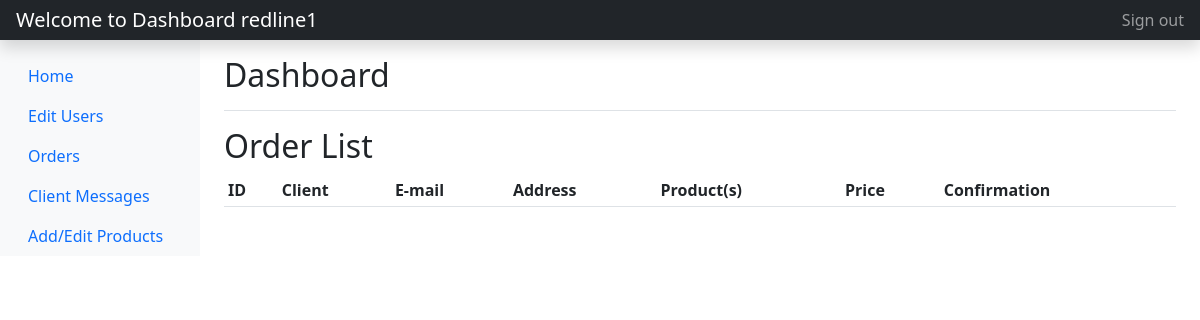
The app's page /ordersList.php (signed in), older data.
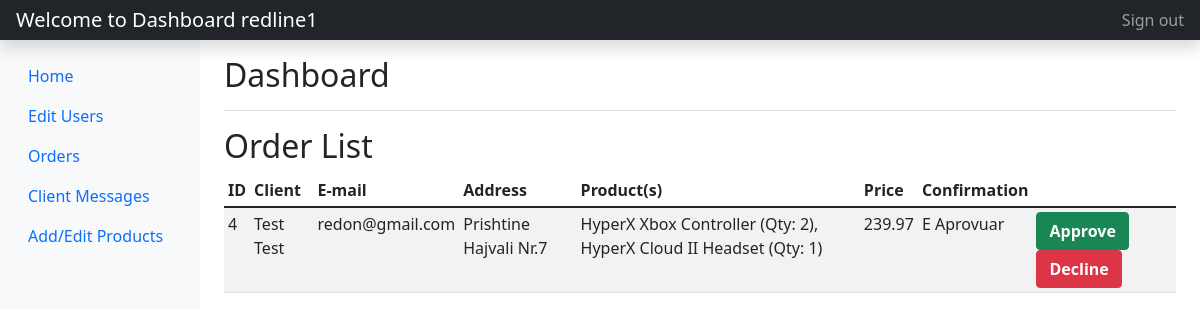
The same page, newer data.
### tables this page shows
CREATE TABLE `orders` (
  `id` int(10) NOT NULL,
  `userid` int(10) NOT NULL,
  `client` varchar(255) NOT NULL,
  `email` varchar(255) NOT NULL,
  `address` varchar(555) NOT NULL,
  `productname` varchar(255) NOT NULL,
  `price` float NOT NULL,
  `approve` varchar(255) NOT NULL
);

### ordersList.php (the view, shortened to what this page needs)
<?php
    include_once('config.php');
    if ($_SESSION['isadmin'] == 'true') {
      $sql = "SELECT orders.*, login.username FROM orders INNER JOIN login ON orders.userid = login.id";
  } else {
      $userid = $_SESSION['id'];
      $sql = "SELECT orders.*, login.username FROM orders INNER JOIN login ON orders.userid = login.id WHERE orders.userid = :userid";
  }
  $selectProducts = $conn->prepare($sql);
  $selectProducts->execute();
  $products_data = $selectProducts->fetchAll();
 ?>
 <!DOCTYPE html>
 <html>
 <head>
 	<link href="https://cdn.jsdelivr.net/npm/bootstrap@5.1.3/dist/css/bootstrap.min.css" rel="stylesheet">
 </head>
 <body>
 <header class="navbar navbar-dark sticky-top bg-dark flex-md-nowrap p-0 shadow">
  <a class="navbar-brand col-md-3 col-lg-2 me-0 px-3" href="#"><?php echo "Welcome to Dashboard ".$_SESSION['username']; ?></a>
  <div class="navbar-nav">
    <div class="nav-item text-nowrap">
      <a class="nav-link px-3" href="logout.php">Sign out</a>
    </div>
  </div>
</header>
<div class="container-fluid">
  <div class="row">
    <nav id="sidebarMenu" class="col-md-3 col-lg-2 d-md-block bg-light sidebar collapse">
      <div class="position-sticky pt-3">
        <ul class="nav flex-column">
           <?php if ($_SESSION['isadmin'] == 'true') { ?>
            <li class="nav-item">
              <a class="nav-link" href="project.php">
                Home
              </a>
            </li>
          <li class="nav-item">
            <a class="nav-link active" aria-current="page" href="dashboard.php">
              Edit Users
            </a>
          </li>
          <li class="nav-item">
            <a class="nav-link active" aria-current="page" href="ordersList.php">
              Orders
            </a>
          </li>
          <li class="nav-item">
            <a class="nav-link active" aria-current="page" href="messagesDashboard.php">
              Client Messages
            </a>
          </li>
          <li class="nav-item">
            <a class="nav-link active" aria-current="page" href="editProducts.php">
              Add/Edit Products
            </a>
          </li>
        </ul>
      <?php
      } ?>
      </div>
    </nav>
    <main class="col-md-9 ms-sm-auto col-lg-10 px-md-4">
      <div class="d-flex justify-content-between flex-wrap flex-md-nowrap align-items-center pt-3 pb-2 mb-3 border-bottom">
        <h1 class="h2">Dashboard</h1>
      </div>
      <h2>Order List</h2>
<div class="table-responsive">
  <table class="table table-striped table-sm">
    <thead>
      <tr>
        <th scope="col">ID</th>
        <th scope="col">Client</th>
        <th scope="col">E-mail</th>
        <th scope="col">Address</th>
        <th scope="col">Product(s)</th>
        <th scope="col">Price</th>
        <th scope="col">Confirmation</th>
      </tr>
    </thead>
    <tbody>
      <?php foreach ($products_data as $product_data) { ?>
        <tr>
          <td><?php echo $product_data['id']; ?></td>
          <td><?php echo $product_data['client']; ?></td>
          <td><?php echo $product_data['email']; ?></td>
          <td><?php echo $product_data['address']; ?></td>
          <td>
                <?= nl2br(htmlspecialchars($product_data['productname'])) ?>
          </td>
          <td><?php echo $product_data['price']; ?></td>
          <td><?php echo $product_data['approve']; ?></td>
          <?php if ($_SESSION['isadmin'] == 'true') { ?>
            <td>
              <button class="btn btn-success">
                <a href="approve.php?id=<?= $product_data['id'];?>" style="text-decoration:none; color:white; font-weight:bold;">Approve</a>
              </button>
              <button class="btn btn-danger">
                <a href="decline.php?id=<?= $product_data['id'];?>" style="text-decoration:none; color:white; font-weight:bold;">Decline</a>
              </button>
            </td>
          <?php } ?>
        </tr>
      <?php } ?>
    </tbody>
  </table>
</div>
    </main>
  </div>
</div>
  </body>
</html>
 </body>
 </html>

Row changes from the older to the newer data that the page shows:
added orders: id "4", client "Test Test", email "redon@gmail.com", address "Prishtine Hajvali Nr.7", productname "HyperX Xbox Controller (Qty: 2), HyperX Cloud II Headset (Qty: 1)", price "239.97", approve "E Aprovuar"
